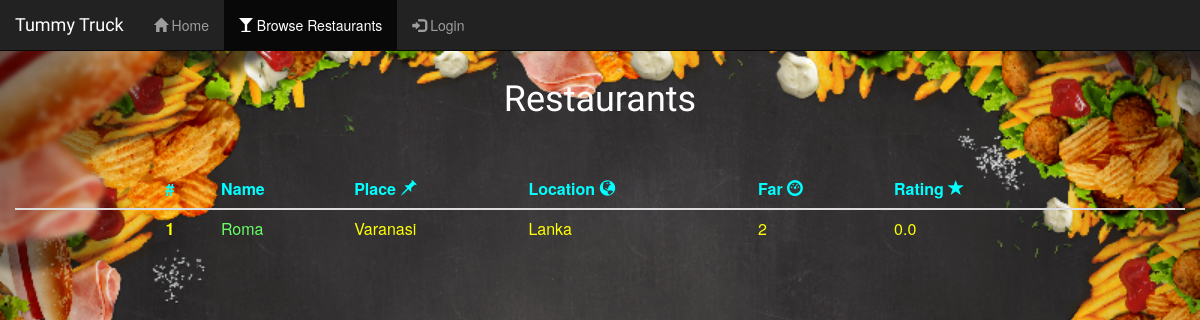
The app's page /cities/Varanasi, older data.
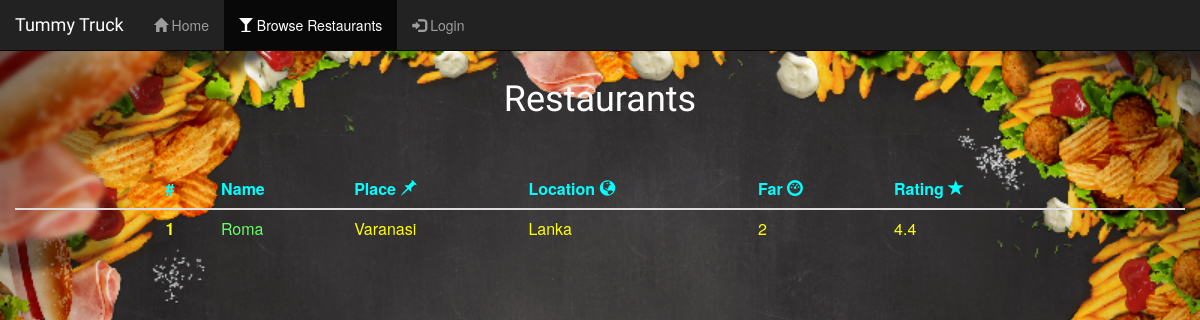
The same page, newer data.
### store/models.py (models this page shows, shortened)
class Restaurant(models.Model):
    name=models.CharField(max_length=50)
    place=models.CharField(max_length=50)
    location=models.CharField(max_length=50)
    far=models.IntegerField(default=0,null=True)
    description=models.TextField(null=True)
    rating=models.FloatField(default=0.0,null=True)
    total_rating = models.IntegerField(default=0,null=True)
    total_users = models.IntegerField(default=0,null=True)
    class Meta:
        ordering=('name',)

### store/views.py (the view)
# urls.py: path('cities/<slug:qcity>',restaurants_view,name='restaurants_view' ),
def restaurants_view(request,qcity):
    context={
     'restaurants': Restaurant.objects.filter(place=qcity)
    }
    return render(request, 'store/restaurants_list.html', context)

### store/templates/store/restaurants_list.html (shortened to what this page needs)
    <link rel="stylesheet" href="http://maxcdn.bootstrapcdn.com/bootstrap/3.3.4/css/bootstrap.min.css">
</head>
<body >
    <span>Loaded!<br><br><br><span/>
<nav class="navbar navbar-fixed-top navbar-inverse">
    <div class="container-fluid">
        <div class="navbar-header ">
         <a href="#" class="navbar-brand " >Tummy Truck</a>
        </div>
        <div class="collapse navbar-collapse" id="mainNavBar">
            <ul class="nav navbar-nav">
                <li><a href="{%url 'index'%}"><span class="glyphicon glyphicon-home"></span>&nbspHome</a></li>
                  {% if user.is_authenticated %}
                <li class="active" ><a href="{%url 'placeView'%}"><span class="glyphicon glyphicon-shopping-cart"></span>&nbspOrder Food</a></li>
                {%else%}
                <li class="active"><a href="{%url 'placeView'%}"><span class="glyphicon glyphicon-glass"></span>&nbspBrowse Restaurants</a></li>
                <li><a href="{% url 'account_login'%}"><span class="glyphicon glyphicon-log-in"></span>&nbspLogin</a></li>
                {%endif%}
            </ul>
        </div>
    </div>
</nav>
<h1 class="header">Restaurants</h1><br><br>
<div class="container-fluid">
<table class="table">
    <thead>
        <tr>
        <th scope="col"></th>
        <th scope="col"></th>
        <th scope="col"></th>
        <th scope="col"></th>
        <th scope="col">#</th>
        <th scope="col">Name</th>
        <th scope="col">Place&nbsp<span class="glyphicon glyphicon-pushpin"></span></th>
        <th scope="col">Location&nbsp<span class="glyphicon glyphicon-globe"></span></th>
        <th scope="col">Far&nbsp<span class="glyphicon glyphicon-dashboard"></th>
        <th scope="col">Rating&nbsp<span class="glyphicon glyphicon-star"></th>
        <th scope="col"></th>
        <th scope="col"></th>
        <th scope="col"></th>
        </tr>
    </thead>
    <tbody>
        {% for rest in restaurants %}
        <tr>
        <td></td><td></td><td></td><td></td><th scope="row" id="t1">{{forloop.counter}}</th>
        <td ><a href="{% url 'restaurant_foods' rt=rest.id %}">{{rest.name}}</a></td>
        <td>{{rest.place}}</td>
        <td>{{rest.location}}</td>
        <td>{{rest.far}}</td>
        <td>{{rest.rating}}</td>
        <td></td><td></td><td></td>
        </tr>
        {% endfor %}
    </tbody>
</table>
</div>
</body>

Row changes from the older to the newer data that the page shows:
changed Restaurant "Roma": rating "0.0" → "4.4"
